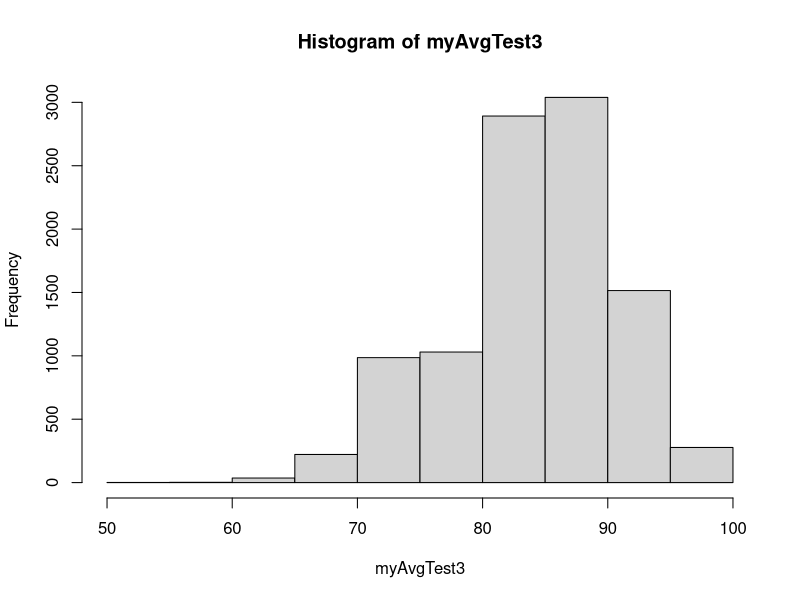
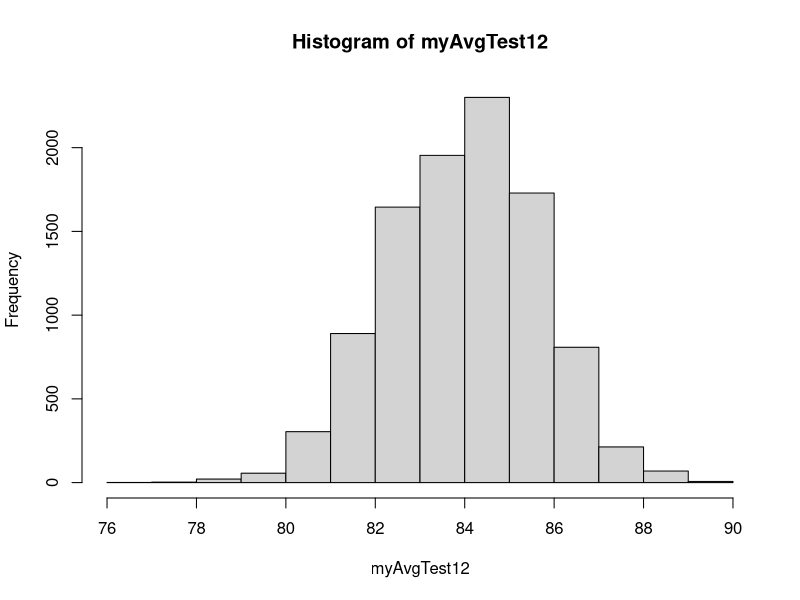

The R source for these figures, in order:
#####################
##  
##  Olivia Bickford
##  April 10, 2022
##  Homework #3
##
##    Working more with practice on functions and applying them to probability
##    and applications related to basic statistics such as...
##    weighted probability, random sampling, 5 statistic summary,
##    histograms, describing graphs, simulations
##
##    Used functions to step through a probability scenario of having a good or bad mood
##    and depending on the mood determining the probability of what test grade you
##    would randomly receive on a random day
##
##    Later combined the functions to determine averages and how many tests you would want
##    to take by comparing the stats of the random sampling and histograms
##
##    Also worked on using functions - ifelse(), sample(), for()
##    and used new technique with for() loop
##    by saving results into a new vector and including the vector within the function
##    Added parameters in the function to allow the user to specify what they want
##      In this example we used num_tests for the user to put in the
##      the number of tests they wanted
##
########################
## Question 1

takeOneTest <- function(probsGood = 0.6) {
  my_mood <- sample(c("Good", "Bad"),  ##sampling for the good and bad day probs
                    size = 1, 
                    prob = c(probsGood, 1-probsGood) ) 
  
  if (my_mood == "Good") {
    my_score <- sample(c(100, 75), ## if the prob is good sample these conditions
                       size =1,
                       prob = c(0.8, 0.2))
  } else {
    my_score <- sample(c(100, 75, 50), ## else (if its bad) sample these conditions
                         size = 1,
                         prob = c(0.2, 0.3, 0.5))
  }
  my_score
}


takeOneTest()

############################################################
## Question 2

SemesterGrades <- function(num_tests) {  
  my_sem_grades <- c()
  
  for (i in 1:num_tests) {  ##had to set parameters to num_tests so the user can specify the number
   my_sem_grades <- c(my_sem_grades,
                      takeOneTest()) ##uses the function from question 1 to have the same samples
  }
  my_sem_grades
}
SemesterGrades(6)

############################################################
## Question 3

avg_test <- function(num_tests=1) {
  my_test <- c()
  for(i in 1:num_tests) {  
    my_test <- c(my_test,
                 SemesterGrades(num_tests)) ##using a function with the SemesterGrade to specify num_tests
  }
  mean(my_test) ##takes mean of the for() loop
}

avg_test(num_tests = 6)
## Means ranged from 79.16667 to 85.41667 and 81.25 and 84.72222 when sampled for 6


##Average for 3 tests using the basis of avg_test

myAvgTest3 <- c()
for(i in 1:10000) {
  myAvgTest3 <- c(myAvgTest3,
                    avg_test(num_tests = 3))
}
summary(myAvgTest3)
hist(myAvgTest3)
sd(myAvgTest3)


## Average for 12 tests using the basis of avg_test

myAvgTest12 <- c()
for(i in 1:10000) {
  myAvgTest12 <- c(myAvgTest12,
                  avg_test(num_tests = 12))
}
summary(myAvgTest12)
hist(myAvgTest12)
sd(myAvgTest12)

